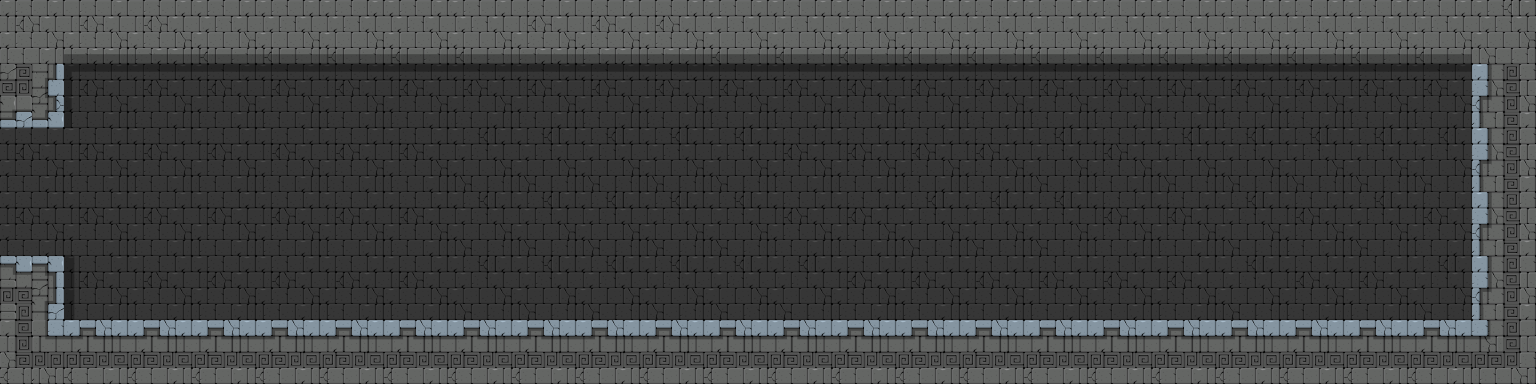

This game map was drawn from its Tiled (.tmx) file and the tilesets committed beside it. A one-line description and the trimmed map source follow:
An orthogonal 24x6 tile map with 64x64 px tiles, 4 tile layers (background, foreground, objects, mainlayer) and 5 objects.

<map version="1.0" orientation="orthogonal" width="24" height="6" tilewidth="64" tileheight="64">
 <properties>
  <property name="physicsGravityY" value="-9.81" />
  <property name="physicsSimulationSpeed" value="1.0" />
  <property name="restrictScrollingToMapBoundary" value="YES" />
 </properties>
 <tileset firstgid="1" name="Tileset_Geometry_16x16_256" tilewidth="64" tileheight="64">
  <image source="Tileset_64x64.png" width="512" height="576" />
 </tileset>
 <layer name="background" width="24" height="6">
  <data>[144 cells, 108 non-empty, 6 distinct tile ids]</data>
 </layer>
 <layer name="foreground" width="24" height="6">
  <data>[144 cells, 54 non-empty, 10 distinct tile ids]</data>
 </layer>
 <layer name="objects" width="24" height="6">
  <data>[144 cells, 0 non-empty, 0 distinct tile ids]</data>
 </layer>
 <layer name="mainlayer" width="24" height="6">
  <data>[144 cells, 0 non-empty, 0 distinct tile ids]</data>
 </layer>
 <objectgroup color="#5858a4" draworder="topdown" name="collisions" width="24" height="6">
  <object x="0" y="0" width="1536" height="64" />
  <object x="1472" y="64" width="64" height="256" />
  <object x="0" y="64" width="64" height="64" />
  <object x="0" y="320" width="1536" height="64" />
  <object x="0" y="256" width="64" height="64" />
 </objectgroup>
 <objectgroup draworder="topdown" name="game objects" width="24" height="6" />
</map>
